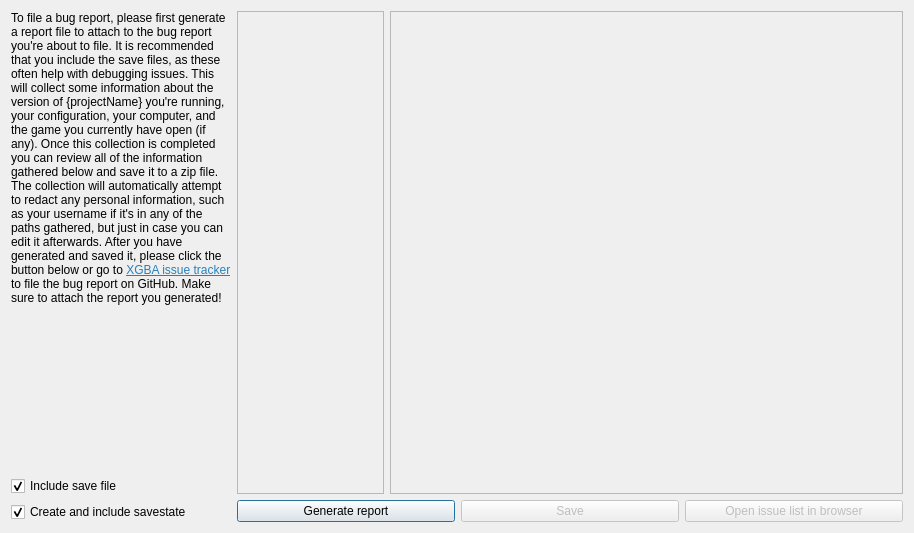
<?xml version="1.0" encoding="UTF-8"?>
<ui version="4.0">
 <class>QGBA::ReportView</class>
 <widget class="QDialog" name="QGBA::ReportView">
  <property name="geometry">
   <rect>
    <x>0</x>
    <y>0</y>
    <width>914</width>
    <height>533</height>
   </rect>
  </property>
  <property name="windowTitle">
   <string>Generate Bug Report</string>
  </property>
  <layout class="QGridLayout" name="gridLayout" columnstretch="3,2,7">
   <item row="1" column="1" rowspan="3">
    <widget class="QListWidget" name="fileList">
     <property name="enabled">
      <bool>false</bool>
     </property>
     <property name="sizePolicy">
      <sizepolicy hsizetype="Minimum" vsizetype="Expanding">
       <horstretch>0</horstretch>
       <verstretch>0</verstretch>
      </sizepolicy>
     </property>
     <property name="sizeAdjustPolicy">
      <enum>QAbstractScrollArea::AdjustToContents</enum>
     </property>
     <property name="editTriggers">
      <set>QAbstractItemView::NoEditTriggers</set>
     </property>
     <property name="showDropIndicator" stdset="0">
      <bool>false</bool>
     </property>
     <property name="horizontalScrollMode">
      <enum>QAbstractItemView::ScrollPerPixel</enum>
     </property>
    </widget>
   </item>
   <item row="1" column="2" rowspan="3">
    <widget class="QPlainTextEdit" name="fileView">
     <property name="enabled">
      <bool>false</bool>
     </property>
     <property name="sizePolicy">
      <sizepolicy hsizetype="MinimumExpanding" vsizetype="Expanding">
       <horstretch>0</horstretch>
       <verstretch>0</verstretch>
      </sizepolicy>
     </property>
     <property name="textInteractionFlags">
      <set>Qt::TextEditorInteraction</set>
     </property>
    </widget>
   </item>
   <item row="1" column="0">
    <widget class="QLabel" name="description">
     <property name="sizePolicy">
      <sizepolicy hsizetype="Preferred" vsizetype="MinimumExpanding">
       <horstretch>0</horstretch>
       <verstretch>0</verstretch>
      </sizepolicy>
     </property>
     <property name="text">
      <string>&lt;html&gt;&lt;head/&gt;&lt;body&gt;&lt;p&gt;To file a bug report, please first generate a report file to attach to the bug report you're about to file. It is recommended that you include the save files, as these often help with debugging issues. This will collect some information about the version of {projectName} you're running, your configuration, your computer, and the game you currently have open (if any). Once this collection is completed you can review all of the information gathered below and save it to a zip file. The collection will automatically attempt to redact any personal information, such as your username if it's in any of the paths gathered, but just in case you can edit it afterwards. After you have generated and saved it, please click the button below or go to &lt;a href=&quot;https://github.com/DevElectrum/xgba/issues/new&quot;&gt;&lt;span style=&quot; text-decoration: underline; color:#2980b9;&quot;&gt;XGBA issue tracker&lt;/span&gt;&lt;/a&gt; to file the bug report on GitHub. Make sure to attach the report you generated!&lt;/p&gt;&lt;/body&gt;&lt;/html&gt;</string>
     </property>
     <property name="alignment">
      <set>Qt::AlignLeading|Qt::AlignLeft|Qt::AlignTop</set>
     </property>
     <property name="wordWrap">
      <bool>true</bool>
     </property>
     <property name="openExternalLinks">
      <bool>true</bool>
     </property>
    </widget>
   </item>
   <item row="4" column="1" rowspan="2" colspan="2">
    <layout class="QHBoxLayout" name="horizontalLayout_2">
     <item>
      <widget class="QPushButton" name="generate">
       <property name="text">
        <string>Generate report</string>
       </property>
       <property name="icon">
        <iconset theme="view-refresh">
         <normaloff>../../../../../../</normaloff>../../../../../../</iconset>
       </property>
      </widget>
     </item>
     <item>
      <widget class="QPushButton" name="save">
       <property name="enabled">
        <bool>false</bool>
       </property>
       <property name="text">
        <string>Save</string>
       </property>
       <property name="icon">
        <iconset theme="document-save">
         <normaloff>../../../../../../</normaloff>../../../../../../</iconset>
       </property>
      </widget>
     </item>
     <item>
      <widget class="QPushButton" name="openList">
       <property name="enabled">
        <bool>false</bool>
       </property>
       <property name="text">
        <string>Open issue list in browser</string>
       </property>
       <property name="icon">
        <iconset theme="document-send">
         <normaloff>../../../../../../</normaloff>../../../../../../</iconset>
       </property>
      </widget>
     </item>
    </layout>
   </item>
   <item row="2" column="0" rowspan="4">
    <layout class="QVBoxLayout" name="verticalLayout">
     <item>
      <widget class="QCheckBox" name="includeSave">
       <property name="sizePolicy">
        <sizepolicy hsizetype="Minimum" vsizetype="Fixed">
         <horstretch>0</horstretch>
         <verstretch>0</verstretch>
        </sizepolicy>
       </property>
       <property name="text">
        <string>Include save file</string>
       </property>
       <property name="checked">
        <bool>true</bool>
       </property>
      </widget>
     </item>
     <item>
      <widget class="QCheckBox" name="includeState">
       <property name="sizePolicy">
        <sizepolicy hsizetype="Minimum" vsizetype="Fixed">
         <horstretch>0</horstretch>
         <verstretch>0</verstretch>
        </sizepolicy>
       </property>
       <property name="text">
        <string>Create and include savestate</string>
       </property>
       <property name="checked">
        <bool>true</bool>
       </property>
      </widget>
     </item>
    </layout>
   </item>
  </layout>
 </widget>
 <resources/>
 <connections>
  <connection>
   <sender>openList</sender>
   <signal>clicked()</signal>
   <receiver>QGBA::ReportView</receiver>
   <slot>openBugReportPage()</slot>
   <hints>
    <hint type="sourcelabel">
     <x>593</x>
     <y>442</y>
    </hint>
    <hint type="destinationlabel">
     <x>357</x>
     <y>234</y>
    </hint>
   </hints>
  </connection>
  <connection>
   <sender>generate</sender>
   <signal>clicked()</signal>
   <receiver>QGBA::ReportView</receiver>
   <slot>generateReport()</slot>
   <hints>
    <hint type="sourcelabel">
     <x>121</x>
     <y>432</y>
    </hint>
    <hint type="destinationlabel">
     <x>357</x>
     <y>229</y>
    </hint>
   </hints>
  </connection>
  <connection>
   <sender>save</sender>
   <signal>clicked()</signal>
   <receiver>QGBA::ReportView</receiver>
   <slot>save()</slot>
   <hints>
    <hint type="sourcelabel">
     <x>357</x>
     <y>432</y>
    </hint>
    <hint type="destinationlabel">
     <x>357</x>
     <y>229</y>
    </hint>
   </hints>
  </connection>
 </connections>
 <slots>
  <slot>generateReport()</slot>
  <slot>save()</slot>
  <slot>openBugReportPage()</slot>
 </slots>
</ui>
